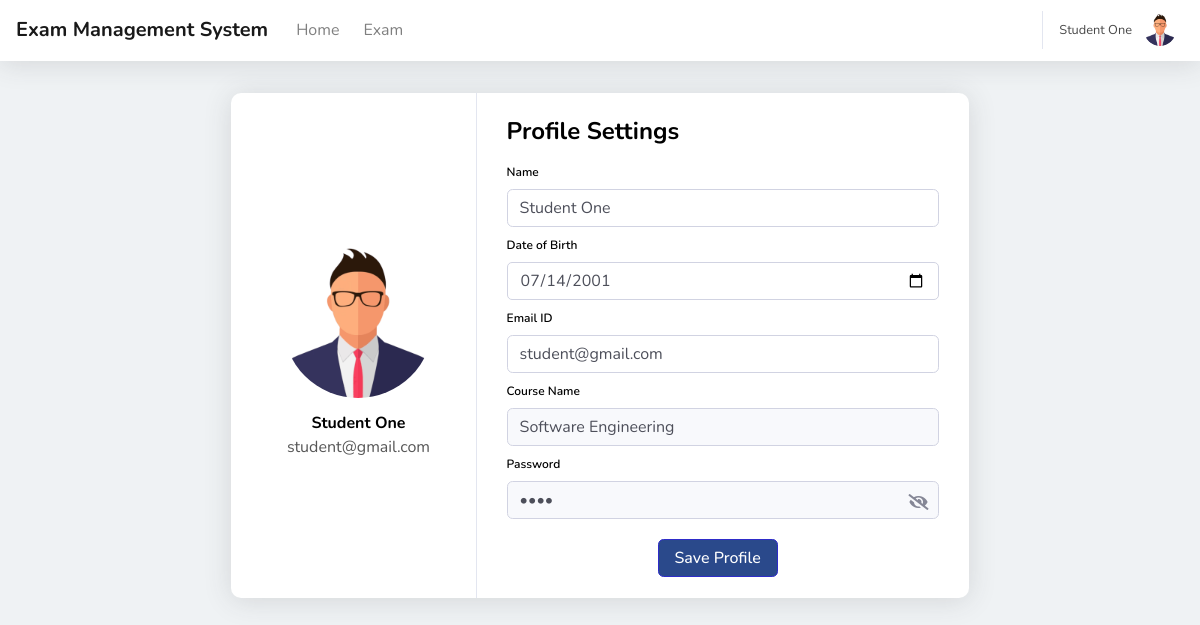
/student/profile_info.php (signed in), run on the app's committed database.
### tables this page shows
CREATE TABLE `add_student` (
  `std_id` int(100) NOT NULL,
  `std_name` varchar(100) NOT NULL,
  `gender` varchar(100) NOT NULL,
  `dob` varchar(100) NOT NULL,
  `course` varchar(100) NOT NULL,
  `year` varchar(100) NOT NULL,
  `email` varchar(100) NOT NULL,
  `password` varchar(100) NOT NULL,
  `image` varchar(100) NOT NULL
);

### student/profile_info.php (the view, shortened to what this page needs)
<?php
include "../connection.php";
include "assets/header.php";
include "assets/navbar.php";
?>
<!doctype html>
<html lang="en">
<head>
</head>
<body>
    <div class="container-fluid">
        <br>
        <div id="profile-position">
            <div class="box-container" id="profile-box">
                <form id="profile" action="" enctype="multipart/form-data" method="POST">
                    <div class="profile-pic">
                        <?php
                        $sql1 = "SELECT * FROM `add_student` WHERE `std_id` = '{$_SESSION["std_id"]}'";
                        $result1 = mysqli_query($db, $sql1);
                        $res2 = mysqli_fetch_array($result1);
                        ?>
                        <div class="profile-pic-div">
                            <img id="pfpphoto" src="<?php echo empty($res2['image']) ? "img/pfp.png" : $res2['image']; ?>">
                        </div>
                        <div style="margin-top: 168px;">
                            <p class="font-weight-bold"><?php echo $res2['std_name'] ?> </p>
                            <p class="text-profile-mail"><?php echo $res2['email'] ?></p>
                        </div>
                    </div>
                    <div class="profile-info">
                        <div style="padding-left: 10px;">
                            <h4>Profile Settings</h4>
                        </div>
                        <div style="padding-left: 10px;">
                            <?php
                            $sql2 = "SELECT * FROM `add_student` WHERE `std_id` = '{$_SESSION["std_id"]}'";
                            $result2 = mysqli_query($db, $sql2);
                            if (mysqli_num_rows($result2) > 0) {
                                while ($row = mysqli_fetch_array($result2)) {
                                    $Bdate = date('Y-m-d', strtotime($row['dob']));
                            ?>
                                    <div style="padding-bottom: 5px;">
                                        <label style="font-size:12px; font-weight:600">Name</label>
                                        <input type="text" name="std_name" class="form-control" placeholder="Enter Full Name" required value="<?php echo $row['std_name']; ?>">
                                    </div>
                                    <div style="padding-bottom: 5px;">
                                        <label style="font-size:12px; font-weight:600">Date of Birth</label>
                                        <input style="border-radius: 5px;" type="date" name="dob" id="dob" class="form-control" required value="<?php echo $Bdate; ?>">
                                    </div>
                                    <div style="padding-bottom: 5px;">
                                        <label style="font-size:12px; font-weight:600">Email ID</label>
                                        <input type="email" name="email" class="form-control" placeholder="Enter Email ID" required value="<?php echo $row['email']; ?>">
                                    </div>
                                    <div style="padding-bottom: 5px;">
                                        <label style="font-size:12px; font-weight:600">Course Name</label>
                                        <input type="text" name="course" class="form-control" placeholder="Enter Course" disabled required value="<?php echo $row['course']; ?>">
                                    </div>
                                    <div style="padding-bottom: 10px;">
                                        <label style="font-size:12px; font-weight:600">Password</label>
                                        <input type="password" id="password" name="password" class="form-control" placeholder="Enter Password" autocomplete="on" disabled required value="<?php echo $row['password']; ?>">
                                    </div>
                            <?php
                                }
                            }
                            ?>
                        </div>
                        <div style="text-align: center; padding-top:10px;">
                            <input style="background-color: #2a498b; border-color:#2e2cc9; height: 38px; width: 120px" class="btn btn-primary" type="submit" name="save_profile" id="save_profile" value="Save Profile">
                        </div>
                    </div>
                </form>
            </div>
        </div>
        <br>
    </div>
    </div>
</body>
</html>

### student/assets/navbar.php (shortened to what this page needs)
<?php
include "../connection.php";
?>
<!DOCTYPE html>
<?php
@$sql1 = "SELECT * FROM `add_student` WHERE `std_id` = '{$_SESSION["std_id"]}'";
$result1 = mysqli_query($db, $sql1);
$res2 = mysqli_fetch_array($result1);
?>
<div id="wrapper">
    <div id="content-wrapper" class="d-flex flex-column">
        <div id="content">
            <nav class="navbar navbar-light navbar-expand bg-white topbar shadow">
                <h4 class="navbar-brand" href="#">Exam Management System</h4>
                <ul class="navbar-nav">
                    <li class="nav-item">
                        <a id="home" class="nav-link" href="home.php">Home</a>
                    </li>
                    <li class="nav-item">
                        <a id="exam" class="nav-link" href="exam.php">Exam</a>
                    </li>
                </ul>
                <ul class="navbar-nav ml-auto">
                    <li class="nav-item dropdown no-arrow">
                        <a class="nav-link dropdown-toggle" id="userDropdown" role="button" data-toggle="dropdown" aria-haspopup="true" aria-expanded="false">
                            <?php
                            if (isset($_SESSION['std_id'])) {
                            ?>
                                <span class="d-none d-lg-inline text-gray-600 small" style="padding-right: 12px;">
                                    <?php
                                    echo $res2['std_name'];
                                    ?>
                                </span>
                            <?php
                            } else {
                            ?>
                                <span class="d-none d-lg-inline text-gray-600 small" style="padding-right: 12px;">Not Logged IN</span>
                            <?php
                            }
                            ?>
                            <img class="img-profile rounded-circle" src="<?php echo empty($res2['image']) ? "img/pfp.png" : $res2['image']; ?>">
                        </a>
                    </li>
                </ul>
            </nav>

### student/css/style.css (style rules this page uses)
html { scroll-behavior: smooth; }
body { min-height: 100% !important; height: 100% !important; }
#wrapper { display: flex; min-height: 100vh; }
#wrapper #content-wrapper { background-color: #eff2f4; width: 100%; overflow-x: hidden; }
#wrapper #content-wrapper #content { flex: 1 0 auto; }
.box-container { border-radius: 10px; height: 560px; background-color: white; color: black; padding-bottom: 20px; box-shadow: 0 0.15rem 1.75rem 0 rgba(58, 59, 69, 0.15) !important; }
input[type="date"]::before, input[type="time"]::before { color: #858796; content: attr(placeholder); }
input[type="date"], input[type="time"] { color: rgba(255, 255, 255, 0); }
input[type="date"]:focus, input[type="date"]:valid, input[type="time"]:focus, input[type="time"]:valid { color: #4d4f5a; }
#userDropdown { padding: 0px !important; padding-right: 8px !important; }
.profile-pic { float: left; height: 505px; width: 32.8%; margin: 0; text-align: center; border-right: 1px solid #e3e6f0; }
.profile-pic-div { height: 150px; width: 150px; position: relative; top: 230px; left: 50%; transform: translate(-50%, -50%); border-radius: 50%; overflow: hidden; }
.profile-info div h4 { margin-top: 20px; margin-bottom: 10px; }
.profile-info { height: 505px; width: 67.2%; float: left; padding-left: 20px; padding-right: 20px; }
#profile-position { display: flex; justify-content: center; padding-top: 8px; }
#profile-box { height: 505px; width: 64%; padding-left: 10px; padding-right: 10px; }
#pfpphoto { height: 150px; }
.profile-info .form-control:disabled, .form-control[readonly] { background-color: #f8f9fc; }

### data on the page
add_student: std_name "Student One", email "student@gmail.com", dob "07/14/2001", course "Software Engineering"
